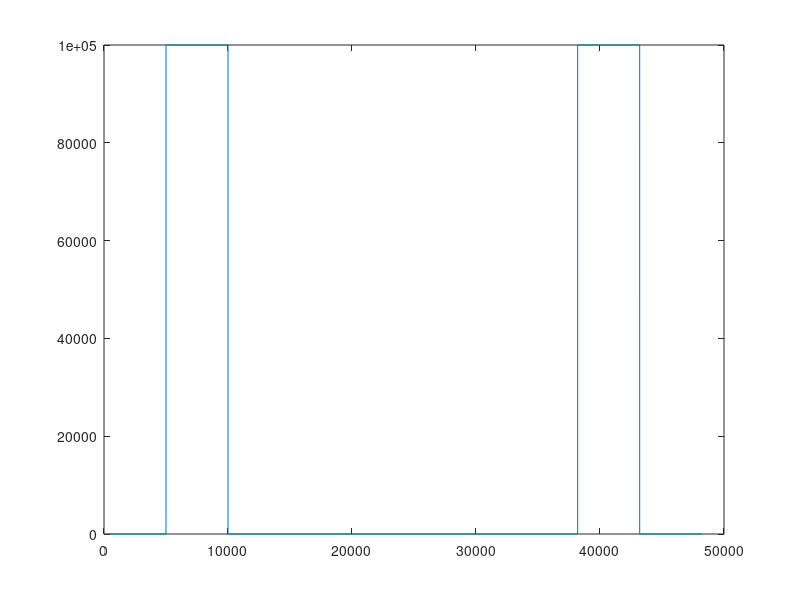
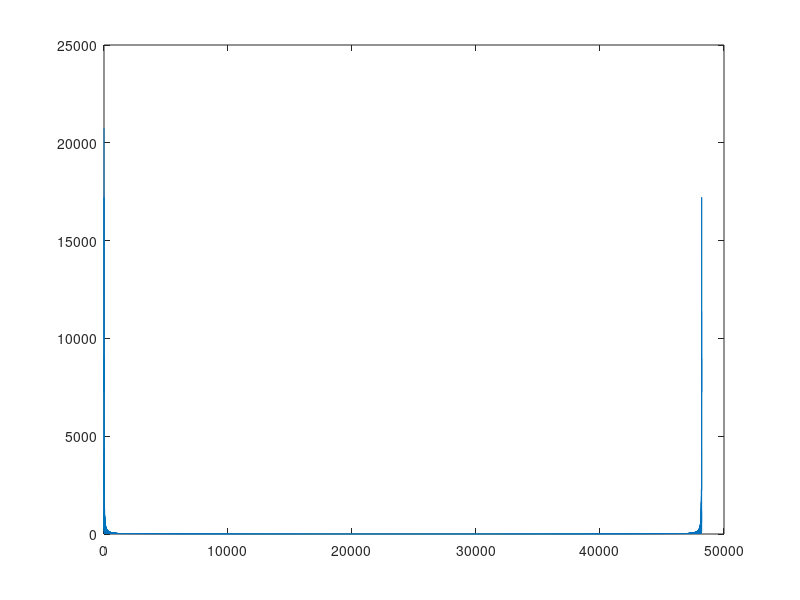

Write the MATLAB code that produced these figures, in order. (Note: this script raises an error after producing the figures.)
% f1 = 300; % space ship
% f2 = 10000;
f1 = 5000; % guitar pros failing...
f2 = 10000;
fs = 48000;
fmax = 10500;
n = fs / 2 + 100;
skyline = zeros(1, n*2);
freq = 3000; % 30 Hz sounds like a stuttering trumpet, 300Hz is a purring cat dove, and 3000Hz is an elephant

skyline(f1 : f2) = 100000;
skyline(n*2 - f2 : n*2 - f1) = 100000;

figure(2)
plot(skyline); 

skyline_ht = ifft(skyline);
figure(3)
plot(abs(skyline_ht))
sound(abs(skyline_ht))

[dove,Fs_dove] = audioread('dove.wav');
dove = dove(:,1);
z = zeros(10000000,1);
ir = [skyline_ht.'; z];
Irjw = fft(ir(1:length(dove)));
Dovejw = fft(dove);
aYjw = Irjw .* Dovejw;

yt_libdove = abs(ifft(aYjw));

sound(yt_libdove, Fs_dove)
